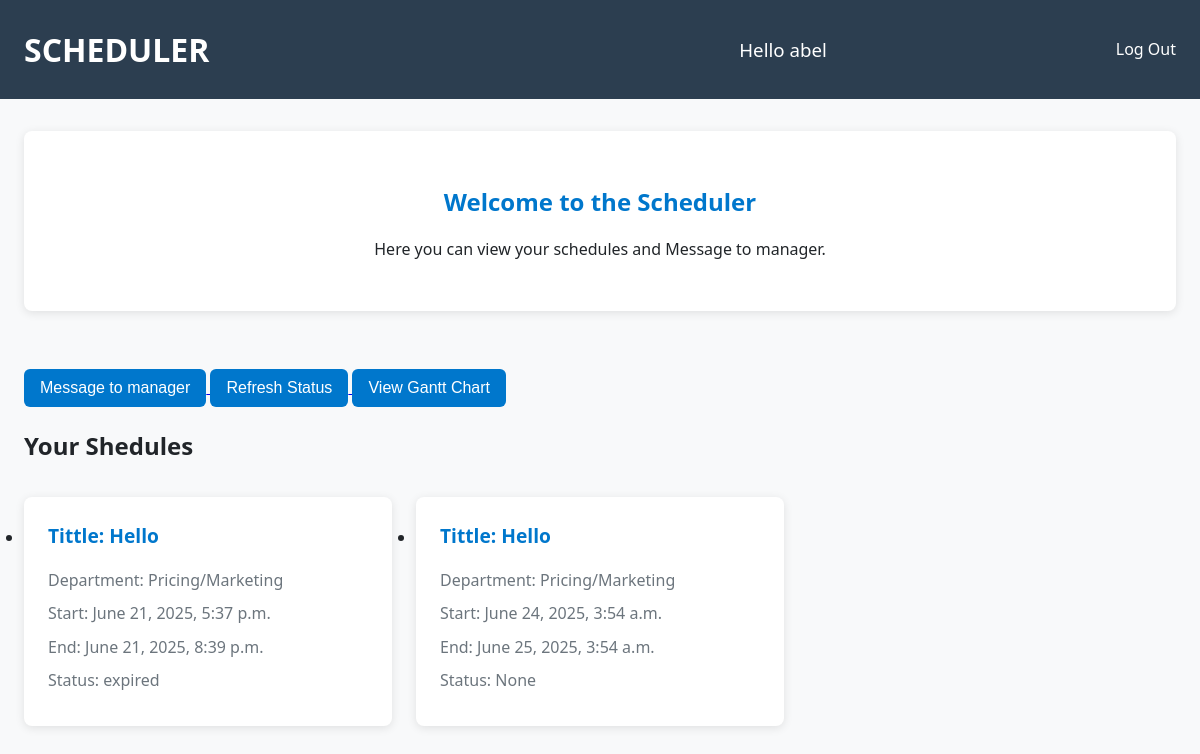
The app's page / (signed in), older data.
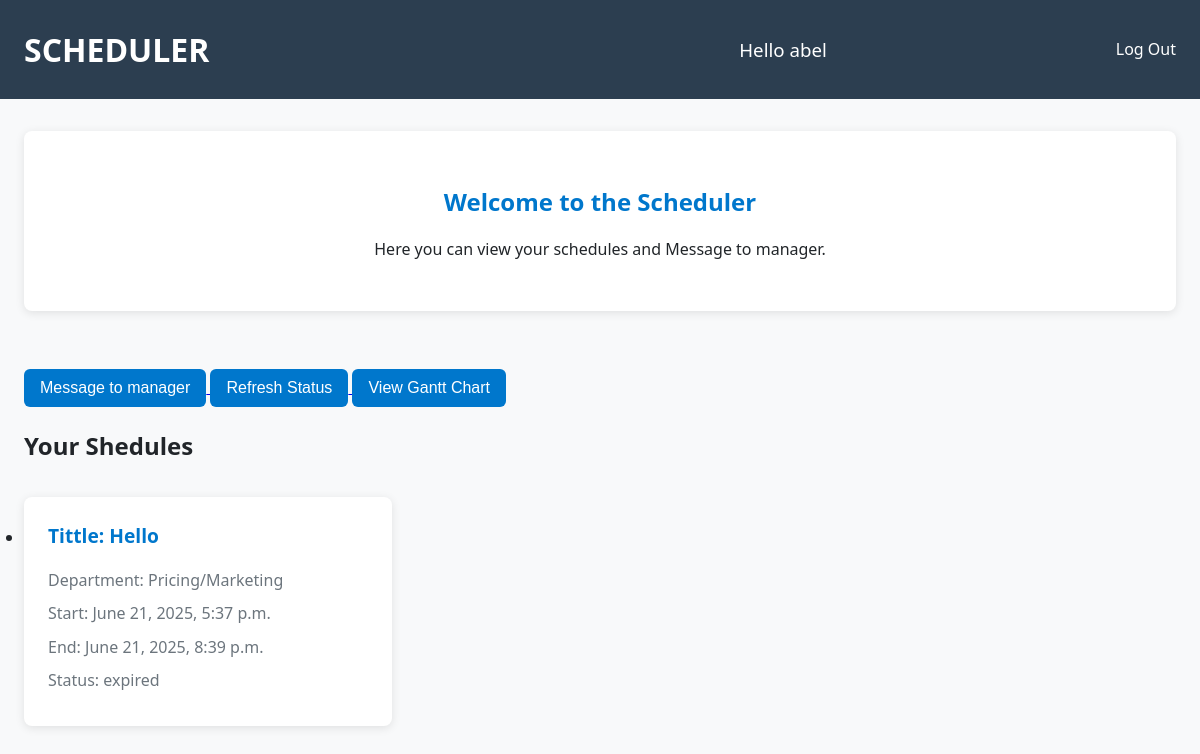
The same page, newer data.
### home/models.py (models this page shows, shortened)
class Shedule(models.Model):
    user = models.ForeignKey(User, on_delete=models.CASCADE, related_name='schedules')
    title = models.CharField(max_length=100)
    department = models.CharField(max_length=100, blank=True, null=True)
    start_time = models.DateTimeField()
    end_time = models.DateTimeField()
    created_at = models.DateTimeField(auto_now_add=True)
    updated_at = models.DateTimeField(auto_now=True)
    status = models.CharField(max_length=20, null=True, blank=True)

### home/views.py (the view)
# urls.py: path('', views.index, name='index'),
@login_required(login_url='signin')
def index(request):
    shedule = Shedule.objects.filter(user=request.user).order_by('start_time')
    users = User.objects.all()
    unread_count = 0
    if request.user.is_superuser:
        unread_count = Message.objects.filter(read=False).count()
    context = {
        'shedule': shedule,
        'username': request.user.username,
        'users': users if request.user.is_superuser else None , # Show users only to superusers
        'unread_count': unread_count,
    }
    return render(request, 'index.html', context)

### templates/index.html (shortened to what this page needs)
{% load static %}
<!DOCTYPE html>
<html lang="en">
<head>
    <link rel="stylesheet" href="{% static 'sheduler/index.css' %}">
</head>
<body>
    <header>
        <h1>SCHEDULER</h1><br>
            <h3>Hello {{ username }}</h3>
            <nav>
                <ul>
                    <li><a href="/logout">Log Out</a></li>
                </ul>
            </nav>
    </header>
            <main>
              {% if request.user.is_superuser %}
                <section id="welcome-section">
                    <h2>Welcome to the Scheduler</h2>
                    <p>Here you can manage your tasks and schedules efficiently.</p>
                </section>
              {% else %}
                <section id="welcome-section">
                    <h2>Welcome to the Scheduler</h2>
                    <p>Here you can view your schedules and Message to manager.</p>
                </section>
              {% endif %}
                <br>
                {% if request.user.is_authenticated and not request.user.is_superuser %}
                    <a href="{% url 'sendmessage' %}">
                      <button style="
                        background-color: #0077cc;
                        color: white;
                        padding: 10px 16px;
                        border: none;
                        border-radius: 6px;
                        cursor: pointer;
                        font-size: 1rem;
                      ">
                        Message to manager
                      </button>
                    </a>
                {% endif %}
                {% if request.user.is_authenticated %}
                  <a href="{% url 'updatestatus' %}">
                    <button style="
                    background-color: #0077cc;
                    color: white;
                    padding: 10px 16px;
                    border: none;
                    border-radius: 6px;
                    cursor: pointer;
                    font-size: 1rem;
                    ">
                    Refresh Status
                    </button>
                  </a>
                  <a href="{% url 'weekly_gantt' %}">
                    <button style="
                    background-color: #0077cc;
                    color: white;
                    padding: 10px 16px;
                    border: none;
                    border-radius: 6px;
                    cursor: pointer;
                    font-size: 1rem;
                    ">
                    View Gantt Chart
                    </button>
                  </a>
                {% endif %}
                <h2>Your Shedules</h2>
                    <section id="task-section">
                        {% if shedule %}
                        <ul class="schedule-list">
                            {% for object in shedule %}
                                <li class="schedule-card">
                                  <div class="schedule-title">
                                    Tittle: {{ object.title }}
                                  </div>
                                  <div class="schedule-info">
                                    <p>Department: {{ object.department }}</p>
                                    <p>Start: {{ object.start_time }}</p>
                                    <p>End: {{ object.end_time }}</p>
                                    <p>Status: {{ object.status }}</p>
                                  </div>
                            {% endfor %}
                          </ul>
                        {% else %}
                          <p>No schedules available.</p>
                        {% endif %}
                </section>
            </main>
    </body>
    </html>

Row changes from the older to the newer data that the page shows:
no longer on this page (row edited): Shedule: title "Hello", department "Pricing/Marketing", start_time "June 24, 2025, 3:54 a.m.", end_time "June 25, 2025, 3:54 a.m.", status "None"
